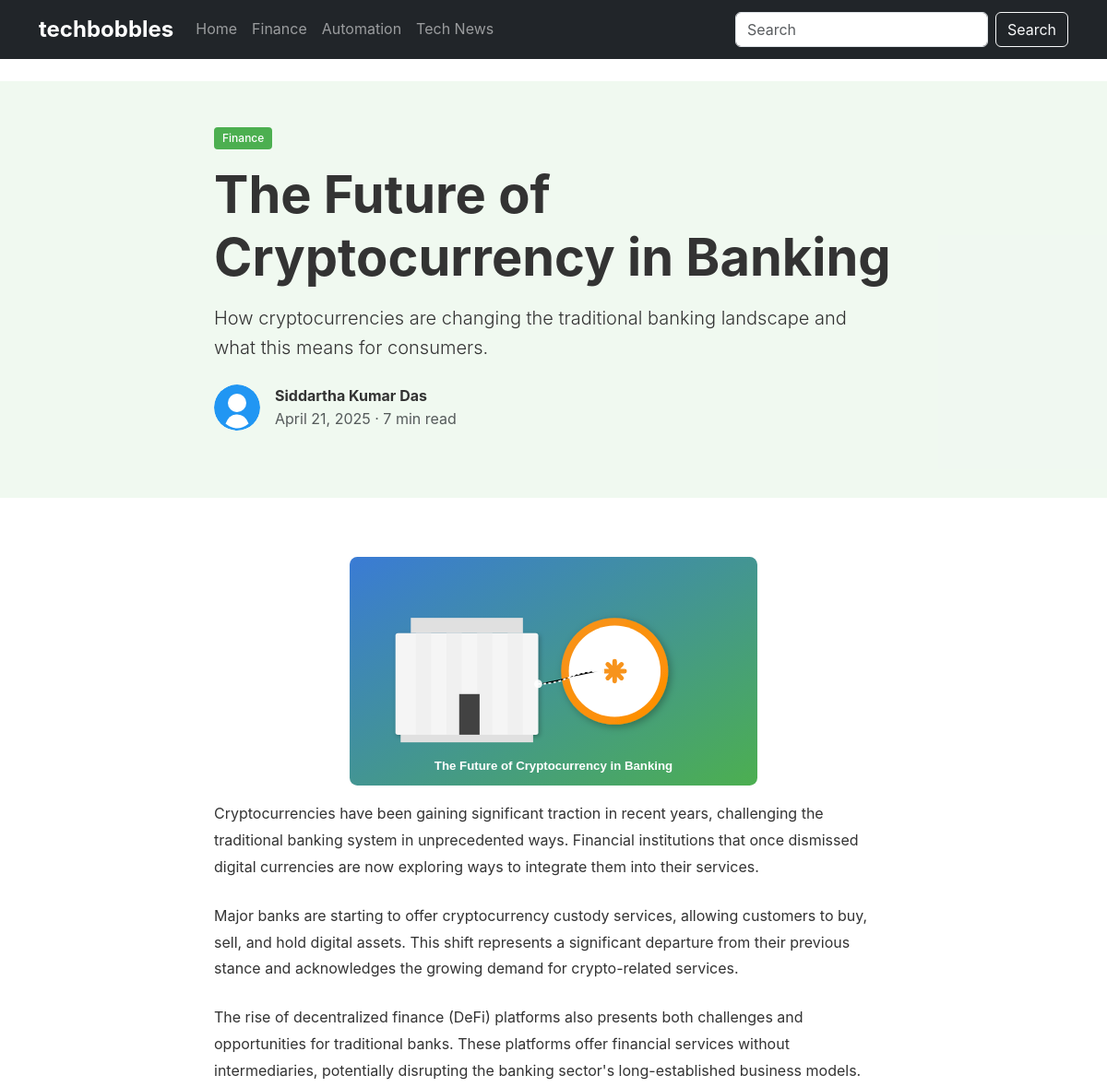
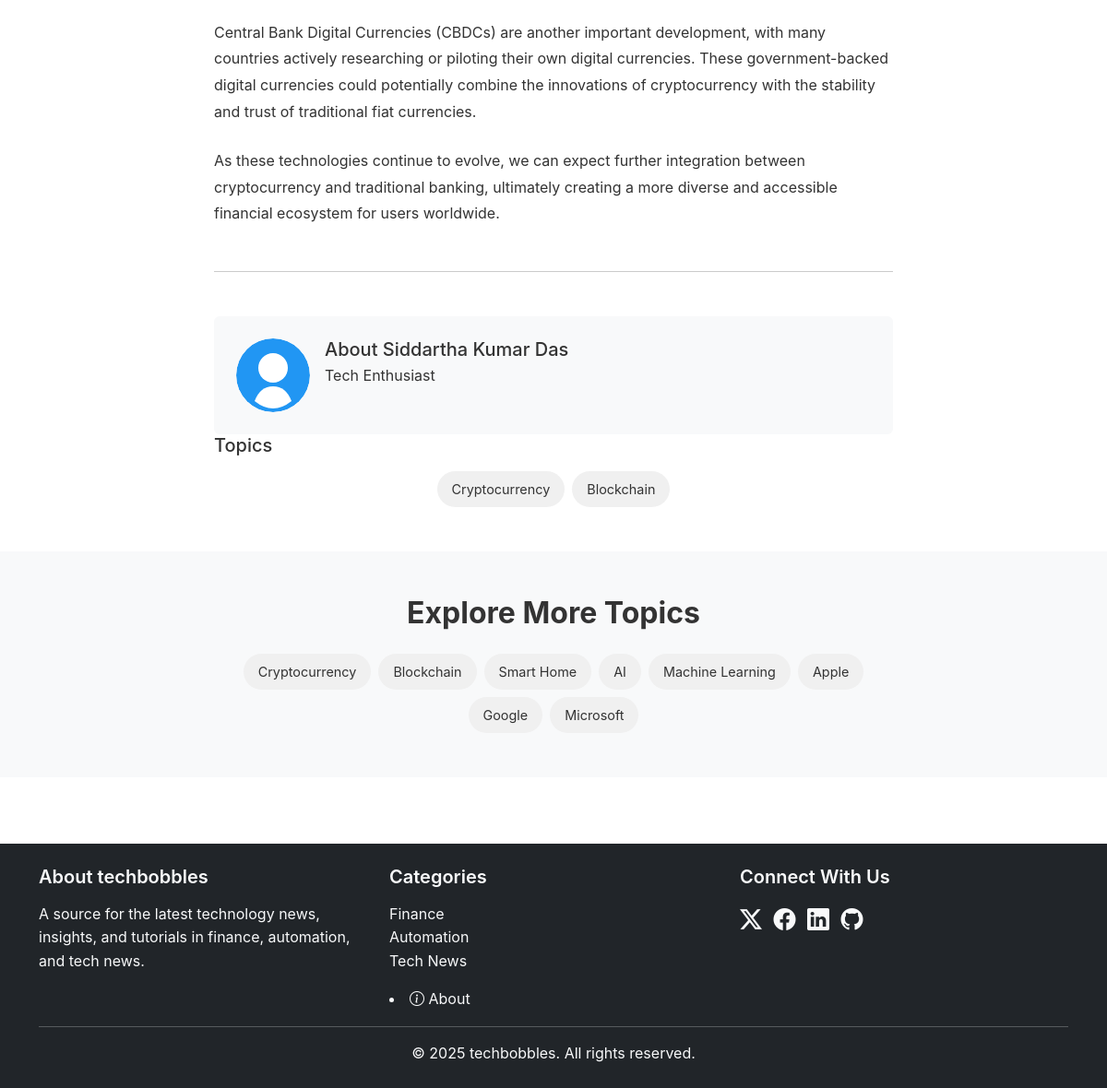
Screenshot of /post/future-cryptocurrency-banking with the database file from the repository (2 pictures, top to bottom).
### app.py (models this page shows)
class Category(db.Model):
    id = db.Column(db.Integer, primary_key=True)
    name = db.Column(db.String(50), nullable=False)
    slug = db.Column(db.String(50), unique=True, nullable=False)
    description = db.Column(db.String(200))
    color = db.Column(db.String(20))
    posts = db.relationship('Post', backref='category', lazy=True)

class Post(db.Model):
    id = db.Column(db.Integer, primary_key=True)
    title = db.Column(db.String(200), nullable=False)
    slug = db.Column(db.String(200), unique=True, nullable=False)
    excerpt = db.Column(db.Text, nullable=False)
    content = db.Column(db.Text, nullable=False)
    publish_date = db.Column(db.DateTime, nullable=False, default=datetime.utcnow)
    read_time = db.Column(db.Integer, default=5)
    featured = db.Column(db.Boolean, default=False)
    featured_image = db.Column(db.String(200))
    category_id = db.Column(db.Integer, db.ForeignKey('category.id'), nullable=False)
    author_id = db.Column(db.Integer, db.ForeignKey('author.id'), nullable=False)
    topics = db.relationship('Topic', secondary='post_topics', backref=db.backref('posts', lazy='dynamic'))

class Author(db.Model):
    id = db.Column(db.Integer, primary_key=True)
    name = db.Column(db.String(100), nullable=False)
    email = db.Column(db.String(100), unique=True, nullable=False)
    bio = db.Column(db.Text)
    avatar = db.Column(db.String(200))
    posts = db.relationship('Post', backref='author', lazy=True)

class Topic(db.Model):
    id = db.Column(db.Integer, primary_key=True)
    name = db.Column(db.String(50), nullable=False)
    slug = db.Column(db.String(50), unique=True, nullable=False)

### app.py (the view)
@app.route('/post/<slug>')
def post(slug):
    post = Post.query.filter_by(slug=slug).first_or_404()
    post.content_html = markdown.markdown(post.content)
    trending_topics = Topic.query.limit(8).all()
    return render_template('post.html',
                           post=post,
                           trending_topics=trending_topics)

### app.py (called while the page is built)
@app.context_processor
def inject_now():
    return {'now': datetime.utcnow()}

@app.context_processor
def inject_categories():
    return {'categories': Category.query.all()}

### templates/post.html (shortened to what this page needs)
{% extends 'base.html' %}
{% block content %}
<header class="post-header py-5" style="background-color: {{ post.category.color }}15;">
    <div class="container">
        <div class="row justify-content-center">
            <div class="col-md-10 col-lg-8">
                <div class="mb-3">
                    <a href="{{ url_for('category', slug=post.category.slug) }}" class="badge text-decoration-none" style="background-color: {{ post.category.color }}">
                        {{ post.category.name }}
                    </a>
                </div>
                <h1 class="post-title display-4 fw-bold mb-3">{{ post.title }}</h1>
                <p class="lead mb-4">{{ post.excerpt }}</p>
                <div class="d-flex align-items-center mb-4">
                    <img src="{{ post.author.avatar }}" alt="{{ post.author.name }}" class="rounded-circle me-3" width="50" height="50">
                    <div>
                        <div class="fw-bold">{{ post.author.name }}</div>
                        <div class="text-muted">
                            {{ post.publish_date.strftime('%B %d, %Y') }} · {{ post.read_time }} min read
                        </div>
                    </div>
                </div>
            </div>
        </div>
    </div>
</header>
<section class="post-content py-5">
    <div class="container">
        <div class="row justify-content-center">
            <div class="col-md-10 col-lg-8">
                <div class="post-featured-image mb-5">
                    <img src="{{ post.featured_image }}" alt="{{ post.title }}" class="img-fluid rounded">
                </div>
                <div class="post-body prose">
                    {{ post.content_html | safe }}
                </div>
                <hr class="my-5">
                <div class="author-bio p-4 rounded mb-5">
                    <div class="d-flex">
                        <img src="{{ post.author.avatar }}" alt="{{ post.author.name }}" class="rounded-circle me-3" width="80" height="80">
                        <div>
                            <h5 class="mb-1">About {{ post.author.name }}</h5>
                            <p>{{ post.author.bio }}</p>
                        </div>
                    </div>
                </div>
                <div class="post-topics mb-5">
                    <h5 class="mb-3">Topics</h5>
                    <div class="topic-tags">
                        {% for topic in post.topics %}
                        <a href="{{ url_for('topic', slug=topic.slug) }}" class="topic-tag">{{ topic.name }}</a>
                        {% endfor %}
                    </div>
                </div>
            </div>
        </div>
    </div>
</section>
<section class="py-5 bg-light">
    <div class="container">
        <h2 class="section-title text-center mb-4">Explore More Topics</h2>
        <div class="row justify-content-center">
            <div class="col-md-8">
                <div class="topic-tags text-center">
                    {% for topic in trending_topics %}
                    <a href="{{ url_for('topic', slug=topic.slug) }}" class="topic-tag">{{ topic.name }}</a>
                    {% endfor %}
                </div>
            </div>
        </div>
    </div>
</section>
{% endblock %}

### templates/base.html (shortened to what this page needs)
<!DOCTYPE html>
<html lang="en">
<head>
    <link href="https://cdn.jsdelivr.net/npm/bootstrap@5.3.2/dist/css/bootstrap.min.css" rel="stylesheet">
    <link rel="stylesheet" href="https://cdn.jsdelivr.net/npm/bootstrap-icons@1.11.0/font/bootstrap-icons.css">
    <link rel="stylesheet" href="{{ url_for('static', filename='css/styles.css') }}">
</head>
<body>
    <header class="site-header">
        <nav class="navbar navbar-expand-lg navbar-dark bg-dark">
            <div class="container">
                <a class="navbar-brand" href="{{ url_for('home') }}">techbobbles</a>
                <div class="collapse navbar-collapse" id="navbarNav">
                    <ul class="navbar-nav me-auto">
                        <li class="nav-item">
                            <a class="nav-link" href="{{ url_for('home') }}">Home</a>
                        </li>
                        {% for cat in categories %}
                        <li class="nav-item">
                            <a class="nav-link" href="{{ url_for('category', slug=cat.slug) }}">{{ cat.name }}</a>
                        </li>
                        {% endfor %}
                    </ul>
                    <form class="d-flex" role="search" method="get" action="{{ url_for('search') }}">
                        <input class="form-control me-2" type="search" name="q" placeholder="Search" required>
                        <button class="btn btn-outline-light" type="submit">Search</button>
                    </form>
                </div>
            </div>
        </nav>
    </header>
    <main class="py-4">
        {% block content %}{% endblock %}
    </main>
    <footer class="bg-dark text-light py-4 mt-5">
        <div class="container">
            <div class="row">
                <div class="col-md-4">
                    <h5>About techbobbles</h5>
                    <p>A source for the latest technology news, insights, and tutorials in finance, automation, and tech news.</p>
                </div>
                <div class="col-md-4">
                    <h5>Categories</h5>
                    <ul class="list-unstyled">
                        {% for cat in categories %}
                        <li><a href="{{ url_for('category', slug=cat.slug) }}" class="text-light">{{ cat.name }}</a></li>
                        {% endfor %}
                    </ul>
                    <li class="mt-2">
                        <a href="{{ url_for('about') }}" class="text-light">
                            <i class="bi bi-info-circle"></i> About
                        </a>
                    </li>
                </div>
                <div class="col-md-4">
                    <h5>Connect With Us</h5>
                    <div class="social-icons">
                        <a href="https://x.com/vicidas" class="text-light me-2"><i class="bi bi-twitter-x"></i></a>
                        <a href="https://www.facebook.com/siddartha.das" class="text-light me-2"><i class="bi bi-facebook"></i></a>
                        <a href="https://www.linkedin.com/in/siddartha-das-0973544a/" class="text-light me-2"><i class="bi bi-linkedin"></i></a>
                        <a href="https://github.com/siddartha1192/Siddartha" class="text-light"><i class="bi bi-github"></i></a>
                    </div>
                </div>
            </div>
            <hr>
            <p class="text-center mb-0">&copy; {{ now.year }} techbobbles. All rights reserved.</p>
        </div>
    </footer>
</body>
</html>

### static/css/styles.css (style rules this page uses)
:root { --finance-color: #4CAF50; --automation-color: #2196F3; --tech-news-color: #9C27B0; }
body { font-family: 'Inter', -apple-system, BlinkMacSystemFont, 'Segoe UI', Roboto, Oxygen, Ubuntu, Cantarell, 'Open Sans', 'Helvetica Neue', sans-serif; color: #333; line-height: 1.6; padding: 0px; }
a { text-decoration: none; color: #0066cc; transition: color 0.2s; }
.section-title { font-weight: 700; margin-bottom: 1.5rem; }
.navbar-brand { font-weight: 700; font-size: 1.5rem; }
.topic-tags { display: flex; flex-wrap: wrap; gap: 0.5rem; justify-content: center; }
.topic-tag { display: inline-block; background-color: #f0f0f0; color: #333; padding: 0.5rem 1rem; border-radius: 2rem; font-size: 0.9rem; transition: all 0.2s; }
.post-title { line-height: 1.2; }
.post-featured-image img { object-fit: cover; margin-bottom: 1rem; margin-top: 1rem; }
.post-body { font-size: 1.1rem; line-height: 1.8; }
footer { margin-top: 3rem; }
footer h5 { font-weight: 600; margin-bottom: 1rem; }
.social-icons a { font-size: 1.5rem; margin-right: 1rem; }
.badge { padding: 0.5em 0.75em; font-weight: 500; border-radius: 0.25rem; color: white; }

### templates/post.html (style rules this page uses)
.prose { line-height: 1.8; font-size: 1rem; padding: 0%; }
.prose p { margin-bottom: 1.5rem; padding: 0%; }
.mb-5 { margin-bottom: auto !important; }
.author-bio { background-color: #f8f9fa; padding: 0%; }
.img-fluid { max-width: 60%; display: block; margin: 0 auto; padding: 0; }

### rows the page displays
Category: name "Finance", category.name "Finance"
Category: name "Automation"
Category: name "Tech News"
Post: title "The Future of Cryptocurrency in Banking", excerpt "How cryptocurrencies are changing the traditional banking landscape and what this means for consumers.", publish_date "April 21, 2025", read_time "7", featured_image (picture)
Author: author.avatar (picture), author.name "Siddartha Kumar Das", author.bio "Tech Enthusiast"
Topic: name "Cryptocurrency"
Topic: name "Blockchain"
Topic: name "Smart Home"
Topic: name "AI"
Topic: name "Machine Learning"
Topic: name "Apple"
Topic: name "Google"
Topic: name "Microsoft"
